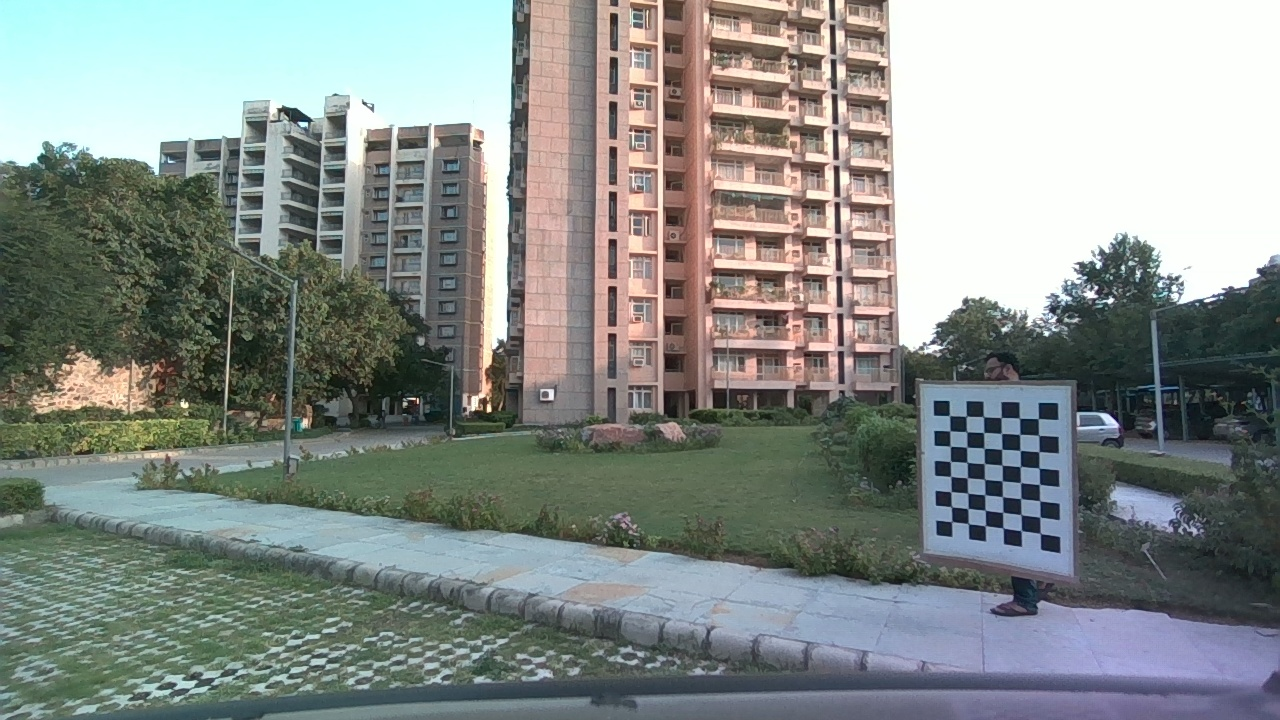
#> input picture Assignment 2/CV-Assignment 2/Q2/datasets/camera_images/frame_1061.jpeg, 1280 x 720 px; its folder holds 4 pictures in this run
$ python q2.py
#> lines starting #> are read from the running program, lines starting #| are printed output that depends on the picture; pictures that were not available may be replaced by others from this repository, and a replacement may not be noted
# %% [markdown]
# # Question 2

# %%
import cv2
import numpy as np
import glob
import os
import matplotlib.pyplot as plt
import open3d as o3d

# %% [markdown]
# ## 2.1

# %% [markdown]
# ### Lists defined to store the numericals values

# %%
lidar_normals = np.empty((35, 3))
lidar_offsets = []
lidar_points = []
camera_normals = np.empty((35, 3)) # (35 x 3)
camera_intrinsic_matrix = np.zeros((3, 3))
distortion_coefficients = np.zeros((1, 5))
rotation_matrices = np.empty((35, 3, 3)) # (35 x 3 x 3)
translation_vectors = np.empty((35, 3)) # (35 x 3)
rotation_vectors = np.empty((35, 3)) # (35 x 3)
corner_points = []
centroids = []
normals_lidar_frame = []
offsets_lidar_frame = []

# %% [markdown]
# ### Getting Lidar Normals and Lidar Offsets

# %%
source_folder = "datasets\lidar_scans"
extension = "*.pcd"

files = sorted(glob.glob(os.path.join(source_folder, extension)))
ctr = 0

for fname in files:
    # Loading the point cloud data from the PCD file using Open3D
    pcd = o3d.io.read_point_cloud(fname)

    # Extracting the planar LIDAR points using RANSAC
    model_planar, inl = pcd.segment_plane(num_iterations=100, ransac_n=3, distance_threshold=0.01)

    # Computing the centroid of the planar points
    plane_points = np.asarray(pcd.points)[inl]

    lidar_points.append(plane_points)

    #computing the centroids of all the lidar points
    centroid = np.mean(plane_points, axis=0)

    #storing it in an array
    centroids.append(centroid)
    plane_points_centered = plane_points - centroid

    # Covariance matrix
    transposed_ppc = plane_points_centered.T
    covar_matrix = np.cov(transposed_ppc)

    # Computing SVD
    unit_array, sing_values, matrix = np.linalg.svd(plane_points_centered)

    # Offset of the chessboard plane is be computed by dot product of the normal and the centroid
    chessboard_offset = -np.dot(chessboard_normal, centroid)

    # The last column of the matrix is the chessboard_normal
    chessboard_normal = matrix[2]
    chessboard_normal = np.array(chessboard_normal)

    hom_normal_lidar = np.hstack((chessboard_normal, chessboard_offset))
    vec_norm = np.linalg.norm(hom_normal_lidar[:3])

    hom_normal_lidar[:3] = hom_normal_lidar[:3] * (108 / vec_norm)
    norm = hom_normal_lidar[:3]
    off = hom_normal_lidar[3]

    normals_lidar_frame.append(norm)
    offsets_lidar_frame.append(off)


    lidar_normals[ctr] = chessboard_normal
    lidar_offsets.append(chessboard_offset)
    print("Chessboard Plane Normals (nL) for lidar no", ctr+1, "is : \n", chessboard_normal)
    print("Corresponding offsets for lidar no", ctr+1, "is : \n", chessboard_offset)
    print()
    ctr += 1

offsets_lidar_frame = np.array(offsets_lidar_frame)
centroids = np.array(centroids)


# %% [markdown]
# ### Getting Camera Normals

# %%
path = "datasets/camera_parameters"

foldernames = sorted(os.listdir(path))
ctr = 0
for foldername in foldernames:
    if os.path.isdir(os.path.join(path, foldername)):
        normals_file = os.path.join(path, foldername, "camera_normals.txt")
        if os.path.isfile(normals_file):
            with open(normals_file, "r") as f:
                x = []
                for line in f:
                    for n in line.strip().split():
                        x.append(float(n))
                x = np.array(x)
                camera_normals[ctr] = x
                ctr += 1

print("Camera normals are: \n", camera_normals)


# %% [markdown]
# ### Getting Camera Intrinsic Matrix

# %%
path = "datasets/camera_intrinsic.txt"
with open(path, 'r') as f:
#> (reads Assignment 2/CV-Assignment 2/Q2/datasets/camera_intrinsic.txt from the repository)
    content = f.readlines()

for i, line in enumerate(content):
    values = line.split()
    camera_intrinsic_matrix[i] = [float(val) for val in values]

print("The camera intrinsic matrix is: \n", camera_intrinsic_matrix)

# %% [markdown]
# ### Getting Distortion Coefficients

# %%
path = "datasets/distortion.txt"
with open(path, 'r') as f:
#> (reads Assignment 2/CV-Assignment 2/Q2/datasets/distortion.txt from the repository)
    content = f.readlines()

for i, line in enumerate(content):
    values = line.split()
    distortion_coefficients[i] = [float(val) for val in values]
distortion_coefficients = distortion_coefficients.reshape(5,)

# %% [markdown]
# ### Getting Rotation Matrices, Rotation Vectors, Translation Vectors and Camera Normals

# %%
path = "datasets/camera_parameters"
foldernames = sorted(os.listdir(path))
ctr = 0
for foldername in foldernames:
    if os.path.isdir(os.path.join(path, foldername)):
        rotation_file = os.path.join(path, foldername, "rotation_matrix.txt")
        if os.path.isfile(rotation_file):
            with open(rotation_file, 'r') as f:
                content = f.readlines()

            rot_matrix = np.zeros((3, 3))
            for i, line in enumerate(content):
                values = line.split()
                rot_matrix[i] = [float(val) for val in values]
            rotation_matrices[ctr] = rot_matrix

        translation_file = os.path.join(path, foldername, "translation_vectors.txt")
        if os.path.isfile(translation_file):
            with open(translation_file, "r") as f:
                x = []
                for line in f:
                    for n in line.strip().split():
                        x.append(float(n))
                translation_vectors[ctr] = np.array(x)

        rotation_file = os.path.join(path, foldername, "rotation_vectors.txt")
        if os.path.isfile(rotation_file):
            with open(rotation_file, "r") as f:
                x = []
                for line in f:
                    for n in line.strip().split():
                        x.append(float(n))
                rotation_vectors[ctr] = np.array(x)

        cam_normal_file = os.path.join(path, foldername, "camera_normals.txt")
        if os.path.isfile(cam_normal_file):
            with open(cam_normal_file, "r") as f:
                x = []
                for line in f:
                    for n in line.strip().split():
                        x.append(float(n))
                camera_normals[ctr] = np.array(x)
    ctr += 1


# %% [markdown]
# ### Getting corner points

# %%
source_folder = "datasets\camera_images"
extension = "*.jpeg"
CHECKERBOARD = (8, 6)
criteria = (cv2.TERM_CRITERIA_EPS + cv2.TERM_CRITERIA_MAX_ITER, 30, 0.001)

# Extracting path of individual image stored in a given directory
files = sorted(glob.glob(os.path.join(source_folder, extension)))
ctr = 1

for fname in files:
    img = cv2.imread(fname)
#> img is the input picture: shape (720, 1280, 3); mean B, G, R 138.3, 141.7, 135
    gray = cv2.cvtColor(img,cv2.COLOR_BGR2GRAY)
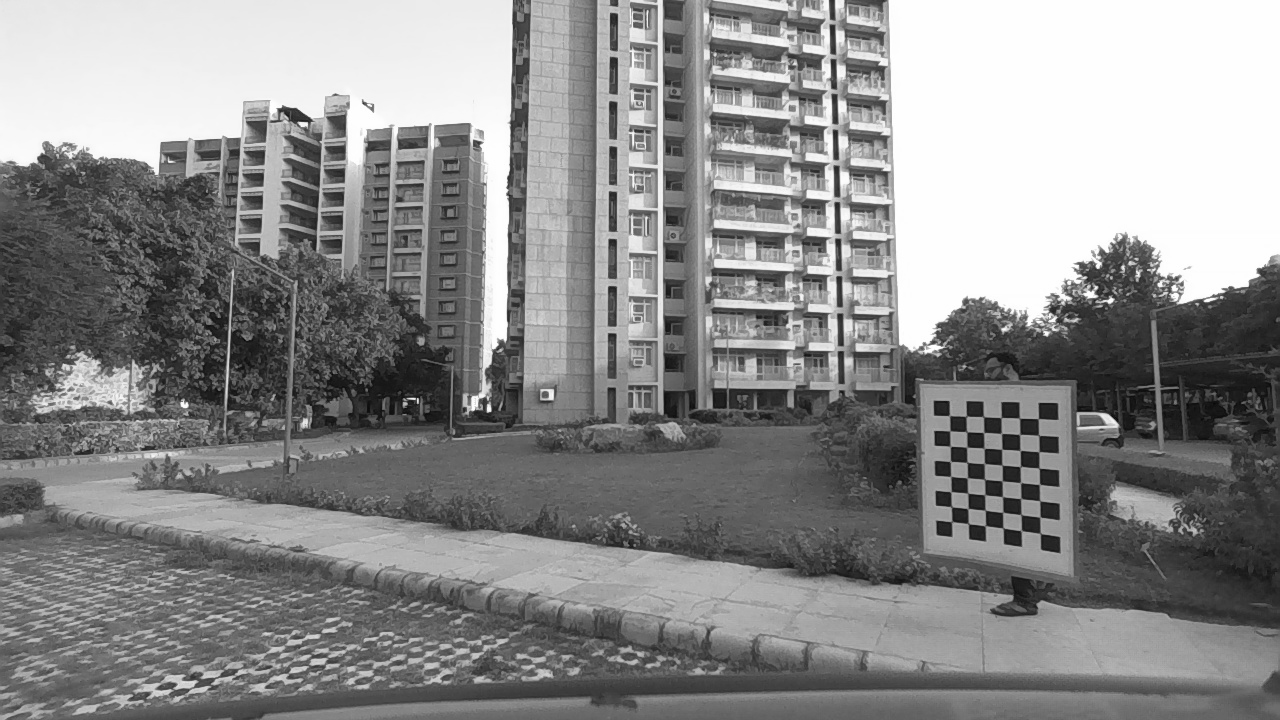
#> gray: shape (720, 1280); min 5, max 255, mean 139.3
    ret, corner = cv2.findChessboardCorners(gray, CHECKERBOARD, cv2.CALIB_CB_ADAPTIVE_THRESH + cv2.CALIB_CB_NORMALIZE_IMAGE)
#> ret = True; corner = 48 rows, first 8: [951.9, 521.5], [951.6, 506.9], [950.7, 491.9], [950.6, 476.3], [950.4, 461.4], [950.5, 446.5], [949.9, 430.8], [949.3, 415.5]

    if ret == True:
        print("Corners recognised for image no: ", ctr)
        corners = cv2.cornerSubPix(gray, corner, (11,11),(-1,-1), criteria)
#> corners = 48 rows, first 8: [951.7, 521.6], [951.3, 506.6], [951, 491.7], [950.7, 476.5], [950.4, 461.4], [950.2, 446.2], [949.8, 430.8], [949.5, 415.6]
        corner_points.append(corners)
    else:
        print("Corners not recognised for image no: ", ctr)
        print("Corners not recognised for image: ", fname)
    ctr+=1
#> pass 2 of the loop `for fname in files:`:
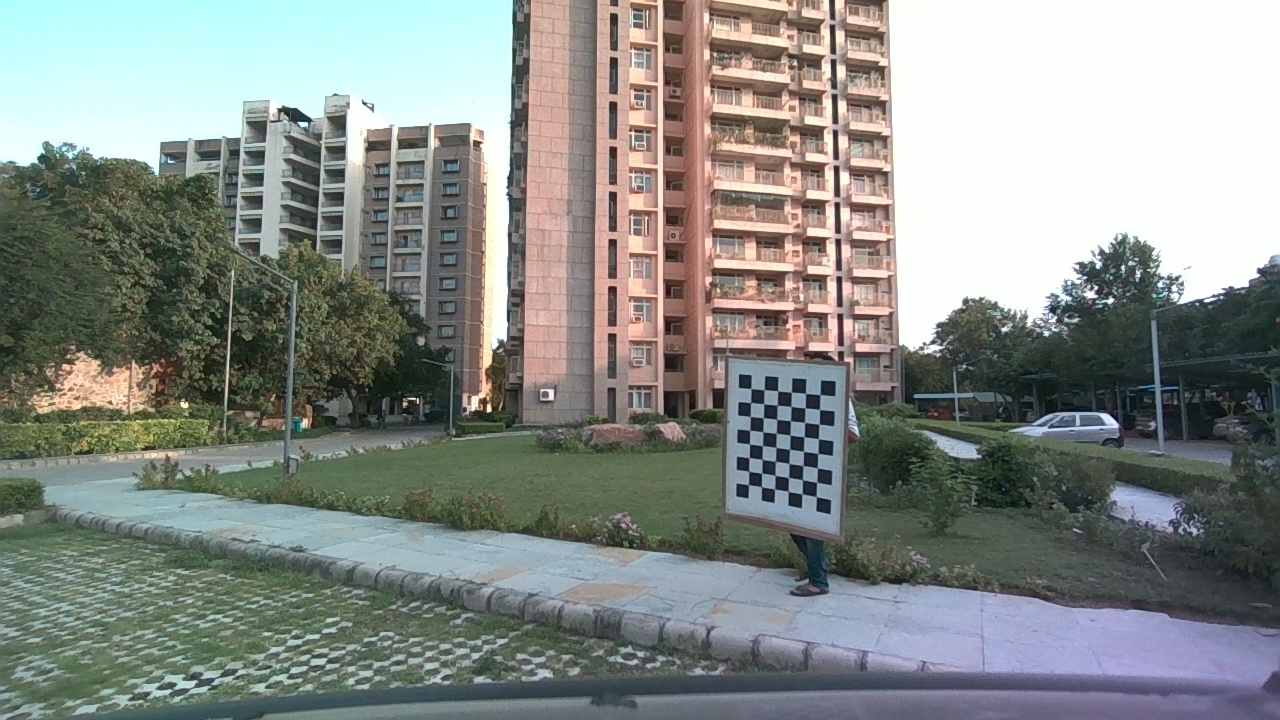
#> input picture Assignment 2/CV-Assignment 2/Q2/datasets/camera_images/frame_1075.jpeg, 1280 x 720 px
#> img is the input picture: shape (720, 1280, 3); mean B, G, R 136.2, 140.7, 135.6
#> `gray = cv2.cvtColor(img,cv2.COLOR_BGR2GRAY)`:
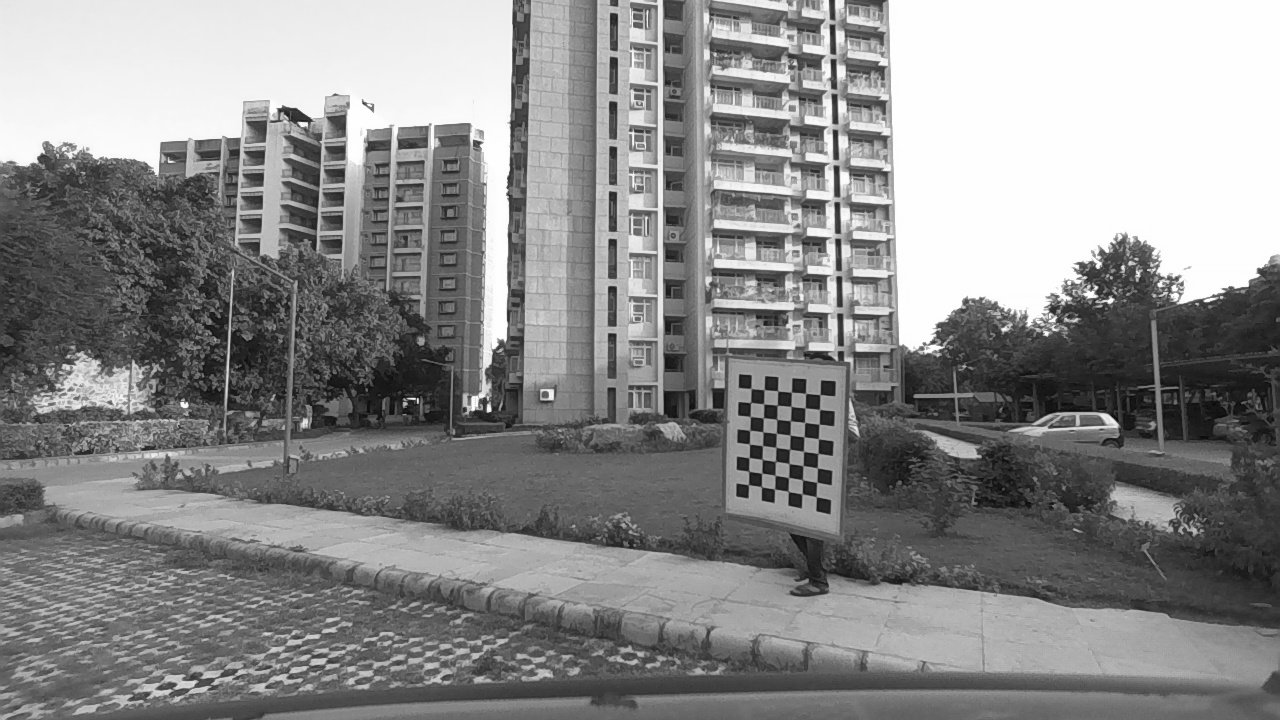
#> gray: shape (720, 1280); min 3, max 255, mean 138.6
#> corner = 48 rows, first 8: [748.4, 484.6], [748.6, 471.2], [749, 457.7], [749.2, 444], [749.6, 430.6], [750.2, 416.7], [750.6, 402.5], [750.8, 388.1]
#> corners = 48 rows, first 8: [748.8, 477.9], [748.5, 471.3], [749.1, 457.6], [749.5, 444], [749.7, 430.2], [750.2, 416.4], [750.5, 402.5], [751, 388.5]
#> pass 3 of the loop `for fname in files:`:
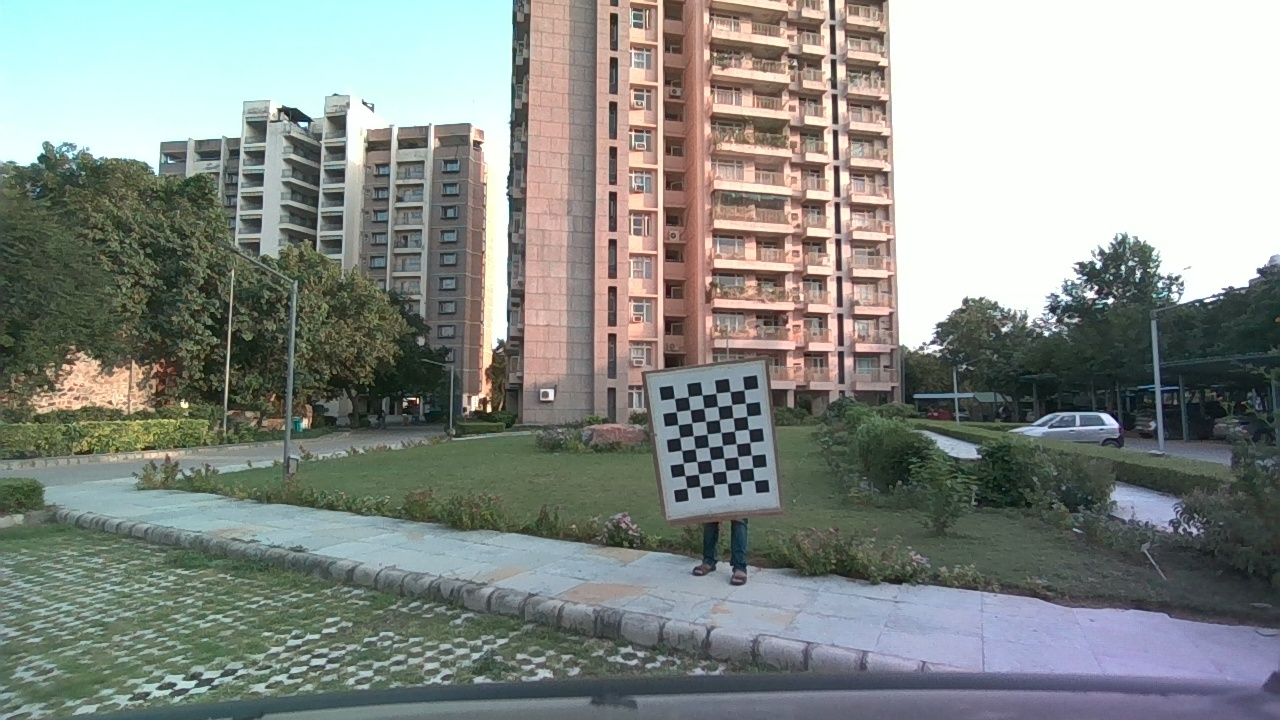
#> input picture Assignment 2/CV-Assignment 2/Q2/datasets/camera_images/frame_1093.jpeg, 1280 x 720 px
#> img is the input picture: shape (720, 1280, 3); mean B, G, R 135.8, 140.7, 135.4
#> `gray = cv2.cvtColor(img,cv2.COLOR_BGR2GRAY)`:
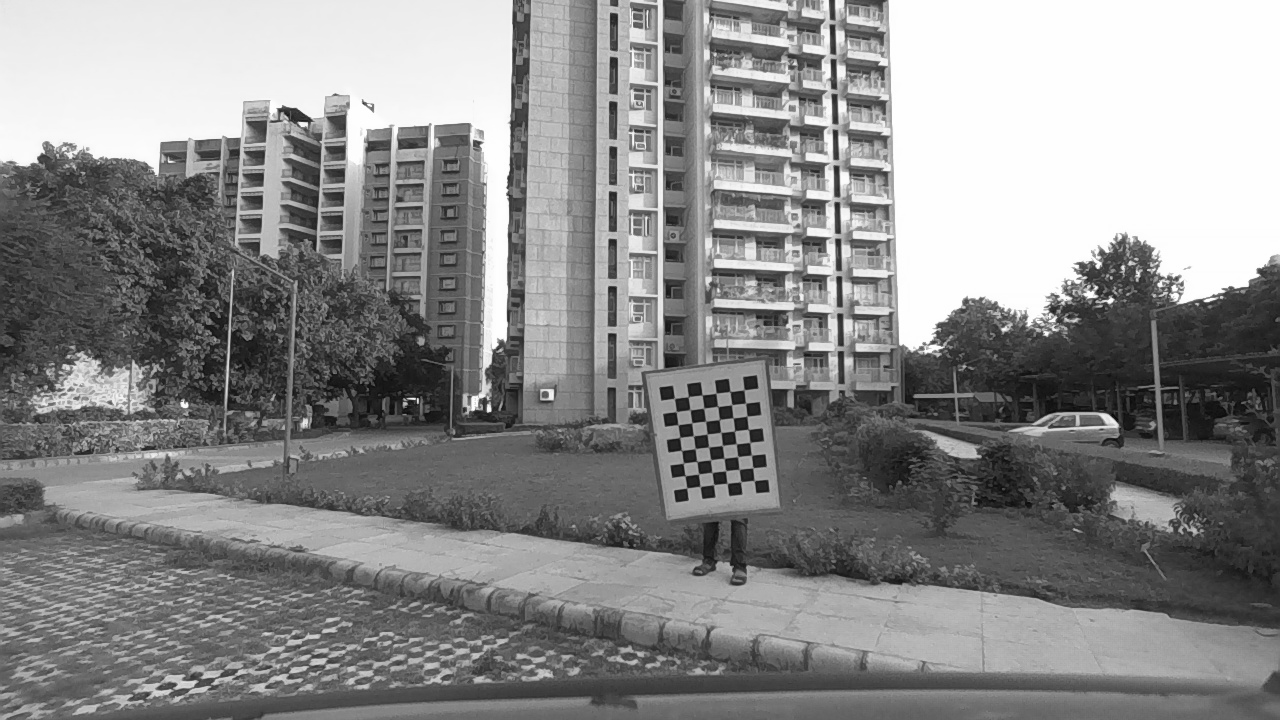
#> gray: shape (720, 1280); min 3, max 255, mean 138.5
#> corner = 48 rows, first 8: [744.2, 389.6], [745.6, 403.1], [747.1, 415.8], [748.1, 429.3], [749.8, 442.5], [751.5, 455.2], [753, 467.7], [754.3, 480.9]
#> corners = 48 rows, first 8: [744, 389.8], [745.5, 403.3], [747, 416.2], [748.4, 429.2], [749.8, 442.6], [751.6, 461.4], [751.6, 461.4], [754.1, 482.6]
#> the loop made 4 passes; the first 3 are shown


# %% [markdown]
# # 2.2

# %%
# Least-squares solution for the rotation matrix
lid_normal = np.matmul(lidar_normals.T, lidar_normals)
#> lid_normal = [[2.08e-256, 2.51e-320, 7.77e-276], [2.51e-320, 1.11e-285, 3.66e-278], [7.77e-276, 3.66e-278, 5.61e-189]]
lidar_camera_normal = np.matmul(lidar_normals.T, camera_normals)
inverse_lidar_normal = np.linalg.inv(lid_normal)
#> inverse_lidar_normal = [[4.8e+255, -1.09e+221, -6.65e+168], [0, 9.01e+284, 0], [-6.65e+168, -5.88e+195, 1.78e+188]]
lidar_camera_rotation = np.matmul(inverse_lidar_normal, lidar_camera_normal)
#> lidar_camera_rotation = [[0, 0, 0], [0, 0, 0], [0, 0, 0]]

# computing centroid of lidar points on chessboard plane
centroids = np.mean(centroids, axis=0)

# computing translation vector
#> (the run stopped early here; a loop or call above may not have finished)
